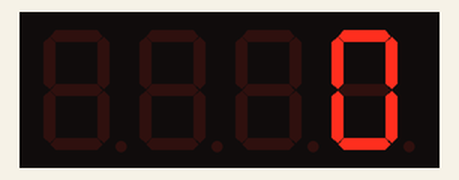
A sketch run on a simulated Arduino Uno, built with avr-gcc and run on an emulated ATmega328P. Parts: 4-digit seven-segment display.

Above: at 0.1 s.
At 4.0 s:
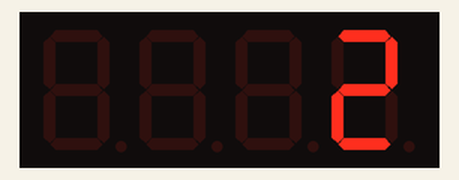
At 9.6 s:
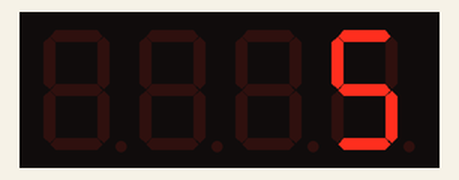
At 19.2 s:
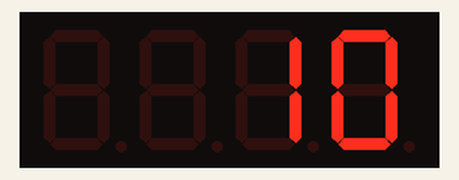
At 28.7 s:
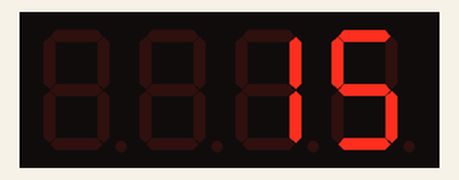
At 38.2 s:
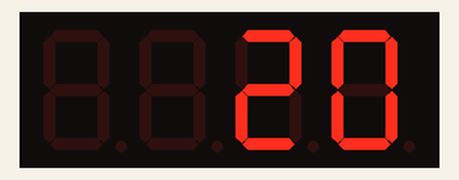

The sketch:

FourDigits.ino
```cpp
/*
 * 驱动四位数码管
 */
#include "SevSeg.h"

SevSeg sevseg;

// 申明变量
int numToShow = 0;
int delaycount = 0;

void setup() {
  byte numDigits = 4;
  byte digitPins[] = {2, 3, 12, 13};
  byte segmentPins[] = {7, 6, 5, 10, 11, 8, 9, 4};
  byte hardwareConfig = COMMON_CATHODE;

  sevseg.begin(hardwareConfig, numDigits, digitPins, segmentPins);

}

void loop() {
  // 通过变量自加来达到延时效果，如果使用 delay 的话则会打断数码管的显示
  delaycount++;
  if(delaycount == 5000){
    delaycount = 0;
    numToShow++;
    }

   if(numToShow > 9999){
    numToShow = 0;
    }

    sevseg.setNumber(numToShow, -1);
    sevseg.refreshDisplay();
}
```

Measured:
- what the display in image 1 shows lasts 1.9 s, from 3.9 s to 5.8 s
